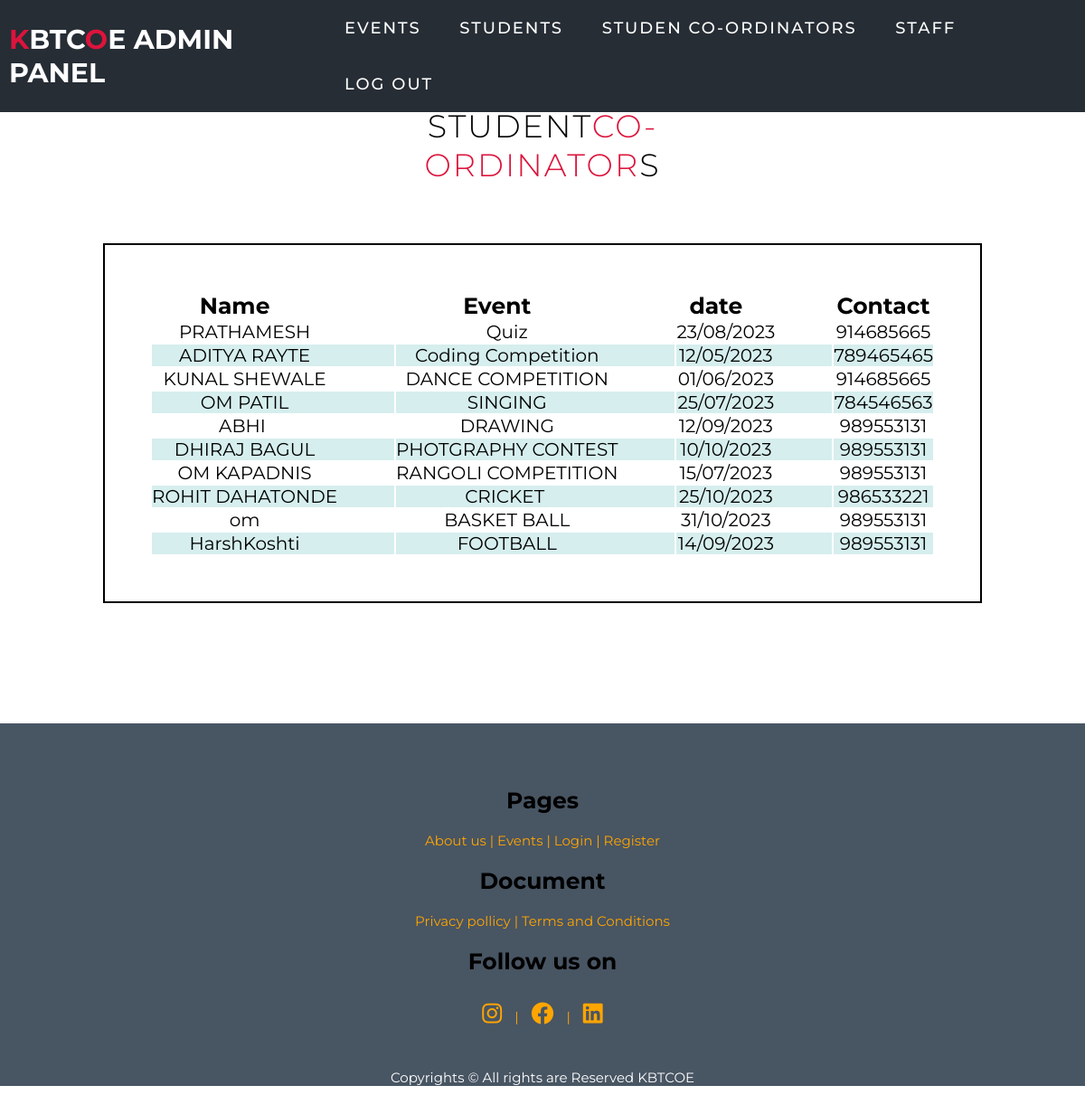
/admin/studco.php, run on the app's committed database.
### tables this page shows
CREATE TABLE `event` (
  `event_id` int(11) NOT NULL,
  `name` varchar(100) NOT NULL,
  `fee` int(11) NOT NULL,
  `sco` varchar(100) NOT NULL,
  `scon` int(11) NOT NULL,
  `staffco` varchar(100) NOT NULL,
  `staffcon` int(11) NOT NULL,
  `date` varchar(255) NOT NULL,
  `img` varchar(100) NOT NULL
);

### config/config.php (called while the page is built)
<?php
$version = time();?>

### admin/studco.php (the view, shortened to what this page needs)
<?php
include('../config/config.php');
include('../connect.php');
?>
<!DOCTYPE html>
<html lang="en">
  <head>
    <link rel="stylesheet" href="../style.css?v=<?=$version?>" />
    <link
      rel="stylesheet"
      href="https://cdnjs.cloudflare.com/ajax/libs/font-awesome/6.4.0/css/all.min.css"
    />
  </head>
  <body>
    <section id="header">
      <div class="header container">
        <div class="nav-bar">
          <div class="brand">
            <a href="#hero">
              <h1 style="font-size: 3rem; color: white">
                <span>K</span>BTC<span>O</span>E ADMIN PANEL
              </h1>
            </a>
          </div>
          <div class="nav-list">
            <ul>
              <li><a href="index.php" data-after="Service">Events</a></li>
              <li>
                <a href="student.php" data-after="student data">Students</a>
              </li>
              <li>
                <a href="studco.php" data-after="Co-ordinators"
                  >Studen co-ordinators</a
                >
              </li>
              <li><a href="staff.php" data-after="STAFF">Staff</a></li>
              <li><a href="../index.php" data-after="LOG OUT">Log Out</a></li>
            </ul>
          </div>
        </div>
      </div>
    </section>
    <section id="events">
      <div class="event container">
        <div class="top">
          <h1 style="font-size: 3.5rem">STUDENT<span>CO-ORDINATOR</span>S</h1>
        </div>
        <div class="items" style="overflow: auto">
          <table
            style="
              font-size: 2.5rem;
              padding: 50px;
              margin: 5px;
              border: 2px solid black;
            "
          >
            <thead style="border: 2px solid black">
              <tr style="border: 2px solid black">
                <th>Name&nbsp;&nbsp;&nbsp;&nbsp;&nbsp;&nbsp;&nbsp;&nbsp;&nbsp;&nbsp;&nbsp;&nbsp;</th>
                <th>Event&nbsp;&nbsp;&nbsp;&nbsp;&nbsp;&nbsp;&nbsp;&nbsp;&nbsp;&nbsp;&nbsp;&nbsp;</th>
                <th>date&nbsp;&nbsp;&nbsp;&nbsp;&nbsp;&nbsp;&nbsp;&nbsp;&nbsp;&nbsp;&nbsp;&nbsp;</th>
                <th>Contact</th>
              </tr>
            </thead>
            <tbody>
              <?php
                $select = "Select * from `event`";
                $result= mysqli_query($con,$select);
                while($r=mysqli_fetch_assoc($result)){
                    $sco =$r['sco'];
                    $name=$r['name'];
                    $date=$r['date'];
                    $mob =$r['scon'];
                    echo "<tr style='font-size: 2rem'>
                        <td>$sco&nbsp;&nbsp;&nbsp;&nbsp;&nbsp;&nbsp;&nbsp;&nbsp;&nbsp;&nbsp;&nbsp;&nbsp;</td>
                        <td>$name&nbsp;&nbsp;&nbsp;&nbsp;&nbsp;&nbsp;&nbsp;&nbsp;&nbsp;&nbsp;&nbsp;&nbsp;</td>
                        <td>$date&nbsp;&nbsp;&nbsp;&nbsp;&nbsp;&nbsp;&nbsp;&nbsp;&nbsp;&nbsp;&nbsp;&nbsp;</td>
                        <td>$mob</td>
                      </tr>";
                }
                ?>
            </tbody>
          </table>
        </div>
      </div>
    </section>
    <section id="footer">
      <div class="footer">
        <h2>Pages</h2>
        <p>About us | Events | Login | Register</p>
        <h2>Document</h2>
        <p>Privacy pollicy | Terms and Conditions</p>
        <h2>Follow us on</h2>
        <p>
          <a href=""><i class="fa-brands fa-instagram"></i></a> |
          <a href=""><i class="fa-brands fa-facebook"></i></a> |
          <a href=""><i class="fa-brands fa-linkedin"></i></a>
        </p>
        <br />
        <p style="color: white">
          Copyrights &copy; All rights are Reserved KBTCOE
        </p>
      </div>
    </section>
  </body>
</html>

### style.css (style rules this page uses)
* { margin: 0; padding: 0; box-sizing: border-box; }
html { font-size: 10px; font-family: 'Montserrat', sans-serif; scroll-behavior: smooth; }
.container { display: flex; width: 100%; min-height: 100vh; justify-content: center; align-items: center; }
a { text-decoration: none; }
span { color: crimson; }
#header { position: fixed; z-index: 1000; left: 0; top: 0; width: 100vw; height: auto; }
#header .header { min-height: 8vh; background-color: rgba(31, 30, 30, 0.24); transition: 0.3s ease background-color; }
#header .nav-bar { display: flex; align-items: center; justify-content: space-between; width: 100%; height: 100%; max-width: 1300px; padding: 0 10px; }
#header .nav-list ul { list-style: none; position: absolute; background-color: rgb(31, 30, 30); width: 100vw; height: 100vh; left: 100%; top: 0; display: flex; flex-direction: column; justify-content: center; align-items: center; z-index: 1; overflow-x: hidden; transition: 0.5s ease left; }
#header .nav-list ul a { font-size: 2.5rem; font-weight: 500; letter-spacing: 0.2rem; text-decoration: none; color: white; text-transform: uppercase; padding: 20px; display: block; }
#header .nav-list ul a::after { content: attr(data-after); position: absolute; top: 50%; left: 50%; transform: translate(-50%, -50%) scale(0); color: rgba(240, 248, 255, 0.021); font-size: 13rem; letter-spacing: 50px; z-index: -1; transition: 0.3s ease letter-spacing; }
#events .event { flex-direction: column; text-align: center; max-width: 1500px; margin: 0 auto; padding: 100px 0; overflow: hidden; }
#events h1 { font-size: 7rem; max-width: 500px; margin: 0 auto; letter-spacing: 0.2rem; text-align: center; font-weight: 300; }
#events .items { display: flex; flex-wrap: wrap; justify-content:center; margin-top:50px; margin: 10px 5%; overflow: hidden; }
#events .top { margin-bottom: 50px; }
#footer { background-color: #485563; }
.footer { padding-top: 50px; align-items: center; text-align: center; font-size: 1.5rem; }
#footer p { margin: 10px; font-size: 15px;color: orange; }
#footer h2 { margin: 20px; font-size: 25px; }
#footer p i { font-size: 2.5rem; margin: 10px;color: orange; }
@media only screen and (min-width: 1200px) { #header .nav-list ul { position: initial; display: block; height: auto; width: fit-content; background-color: transparent; } }
@media only screen and (min-width: 1200px) { #header .nav-list ul li { display: inline-block; } }
@media only screen and (min-width: 1200px) { #header .nav-list ul li a { font-size: 1.8rem; } }
@media only screen and (min-width: 1200px) { #header .nav-list ul a:after { display: none; } }

### admin/studco.php (style rules this page uses)
#header { background-color: rgb(41, 50, 60); }
tr:nth-child(even) { background-color: #d6eeee; }
table { margin: 20px; padding: 10px; }

### data on the page
event: sco "PRATHAMESH", name "Quiz", date "23/08/2023", scon "914685665"
event: sco "ADITYA RAYTE", name "Coding Competition", date "12/05/2023", scon "789465465"
event: sco "KUNAL SHEWALE", name "DANCE COMPETITION", date "01/06/2023", scon "914685665"
event: sco "OM PATIL", name "SINGING", date "25/07/2023", scon "784546563"
event: sco "ABHI", name "DRAWING", date "12/09/2023", scon "989553131"
event: sco "DHIRAJ BAGUL", name "PHOTGRAPHY CONTEST", date "10/10/2023", scon "989553131"
event: sco "OM KAPADNIS", name "RANGOLI COMPETITION", date "15/07/2023", scon "989553131"
event: sco "ROHIT DAHATONDE", name "CRICKET", date "25/10/2023", scon "986533221"
event: sco "om", name "BASKET BALL", date "31/10/2023", scon "989553131"
event: sco "HarshKoshti", name "FOOTBALL", date "14/09/2023", scon "989553131"
